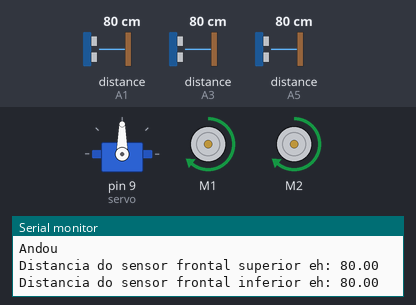
A sketch run on a simulated Arduino Uno, built with avr-gcc and run on an emulated ATmega328P. On the bench: servo, 2 × DC motor (green arrow = forward, orange = backward, longer = faster), the last lines printed to the serial monitor. Inputs (shaded band) come from the test bench; at power-on: distance to the obstacle (sensors on A3, A5, A1) 80 cm. The echo pulse lasts 58.3 µs per cm.

Above: at 1.4 s.
1.5 s: distance to the obstacle (sensor on A3) set to 2 cm
At 2.5 s:
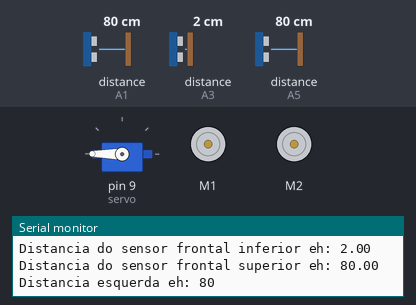
4.8 s: distance to the obstacle (sensor on A5) set to 2 cm
At 6.7 s:
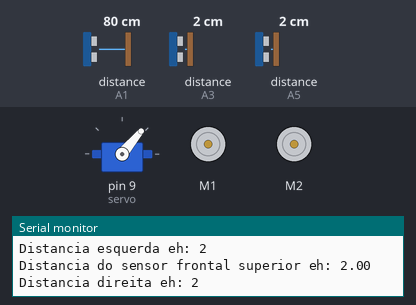
8.1 s: distance to the obstacle (sensor on A5) set to 250 cm
10.0 s: distance to the obstacle (sensor on A3) set to 35 cm
At 11.1 s:
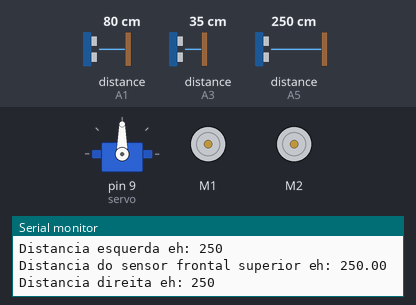
Timing chart, 0 to 14.3 s (numbered marks = the images above; inputs shaded):
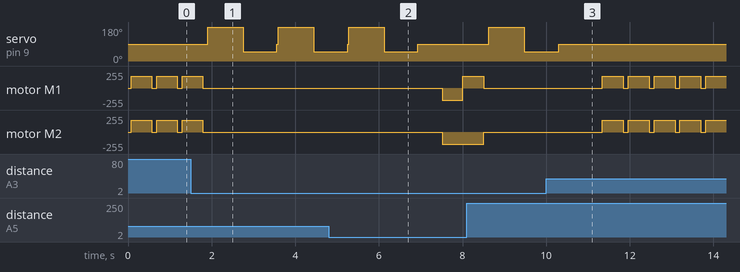

The sketch:

vFinal_1_0.ino
```cpp
//---------------------------------------BIBLIOTECAS---------------------------------------

#include <AFMotor.h>
#include <Servo.h>
#include <Ultrasonic.h>

//-----------------------------------------SENSOR------------------------------------------

#define DISTANCIA_COLISAO 25                                    //Distancia para o carrinho parar ao ver um objeto é 25cm

#define TRIG_PINBACK A0
#define ECHO_PINBACK A1
Ultrasonic sensorTraseiro(TRIG_PINBACK, ECHO_PINBACK);          //Seta o sensor traseiro

#define TRIG_PINFRONT A2
#define ECHO_PINFRONT A3
Ultrasonic sensorFrontalInferior(TRIG_PINFRONT, ECHO_PINFRONT); //Seta o sensor frontal inferior

#define TRIG_PIN A4
#define ECHO_PIN A5
Ultrasonic sensorFrontalSuperior(TRIG_PIN, ECHO_PIN);           //Seta o sensor frontal superior
Servo servo;

int TESTE = 1;


//----------------------------------------MOTOR--------------------------------------------


AF_DCMotor motorEsquerdo(1);  //Cria motor 1
AF_DCMotor motorDireito(2);   //Cria motor 2

//-----------------------------------------------------------------------------------------
//----------------------------------------SETUP--------------------------------------------
//-----------------------------------------------------------------------------------------

void setup(){
        Serial.begin(9600);
  	Serial.println("Iniciando");
	servo.attach(9);
	Serial.println("Servo 'setado' com sucesso");
        servo.write(90); //Com o servo no meio dizemos que aquela posicao eh a central, 90 (Em estudo ainda)
        motorEsquerdo.setSpeed(180); // Para essa velocidade de 180  necessario 0,5seg de delay para o carrinho girar 90 graus
        motorDireito.setSpeed(180); // Para essa velocidade de 180  necessario 0,5seg de delay para o carrinho girar 90 graus
        //servo.write(180);  faz o servo virar para a esquerda
        //servo.write(90);   faz o servo centralizar
        //servo.write(45);   faz o servo virar pra direita


}

//-----------------------------------------------------------------------------------------
//----------------------------------------LOOP---------------------------------------------
//-----------------------------------------------------------------------------------------

void loop(){
    avaliarDistanciaFrontal();
}

//-----------------------------------------------------------------------------------------
//---------------------------------------FUNCOES-------------------------------------------
//-----------------------------------------------------------------------------------------

void avaliarDistanciaFrontal(){      //Avaliar distancia sensor frontal superior e inferior
	int distanciaFrontalSuperior = leSensorFrontalSuperior();
	int distanciaFrontalInferior = leSensorFrontalInferior();

	if((distanciaFrontalSuperior <= DISTANCIA_COLISAO) || (distanciaFrontalInferior <= DISTANCIA_COLISAO)){
                //casos();
		casosTeste();
        }


	if((distanciaFrontalSuperior >= DISTANCIA_COLISAO) && (distanciaFrontalInferior >= DISTANCIA_COLISAO)){
		andar();
		TESTE = 1;
	}
}

void avaliarDistanciaTraseira(){     //Avaliar distancia sensor traseiro
	int distanciaTraseira = leSensorTraseiro();

	if(distanciaTraseira <= DISTANCIA_COLISAO)
		parar();
	else
		re();

	TESTE = 1;
	casos();
}

//---------------------------------------LEITURAS------------------------------------------

int leSensorFrontalSuperior(){                     //Le distancia sensor frontal superior
  	float cm = sensorFrontalSuperior.Ranging(CM);
  	Serial.print("Distancia do sensor frontal superior eh: ");
  	Serial.print(cm);
  	Serial.println("");
  	return cm;
}

int leSensorFrontalInferior(){                     //Le distancia sensor frontal inferior
  	float cm = sensorFrontalInferior.Ranging(CM);
  	Serial.print("Distancia do sensor frontal inferior eh: ");
  	Serial.print(cm);
  	Serial.println("");
  	return cm;
}

int leSensorTraseiro(){                            //Le distancia sensor traseiro
	float cm = sensorTraseiro.Ranging(CM);
	Serial.print("Distancia do sensor traseiro eh: ");
	Serial.print(cm);
	Serial.println("");
	return cm;
}

//--------------------------------------MOVIMENTOS-----------------------------------------

void virarDireita(){            //Virar carrinho para direita
    motorEsquerdo.run(FORWARD);
    motorDireito.run(BACKWARD);
    TESTE = 2;
    delay(500);    //-------Avaliar se é o suficiente para virar
    Serial.println("Virou Direita");
}

void virarEsquerda(){           //Virar carrinho para esquerda pelo dobro do tempo, pois esta virado para direita
    motorEsquerdo.run(BACKWARD);
    motorDireito.run(FORWARD);
    TESTE = 0;
    delay(500);    //-------Avaliar se é o suficiente para virar
    Serial.println("Virou Esquerda");
}

void parar(){                   //Para o carrinho
    motorEsquerdo.run(RELEASE);
    motorDireito.run(RELEASE);
    delay(70);
}

void re(){                      //Dar ré no carrinho
    motorEsquerdo.run(BACKWARD);
    motorDireito.run(BACKWARD);
    delay(500);
    Serial.println("Parou");
}

void andar(){                   //Mover o carrinho pra frente
    motorEsquerdo.run(FORWARD);
    motorDireito.run(FORWARD);
    delay(500);
    parar();                   // parar foi botado aqui para testes e assim no bater, dando tempo para a verificacao frontal
    Serial.println("Andou");
}

int verificaEsquerdaServo(){
   servo.write(185);
   int cme = leSensorFrontalSuperior();
   //delay(750);
   //servo.write(90);
   delay(500);
   Serial.print("Distancia esquerda eh: ");
   Serial.println (cme);
   delay(300);
   return cme;
}

int verificaDireitaServo(){
   servo.write(50);
   int cmd = leSensorFrontalSuperior();
   //delay(750);
   //servo.write(90);
   delay(500);
   Serial.print("Distancia direita eh: ");
   Serial.println (cmd);
   delay(300);
   return cmd;
}

//---------------------------------------CONDICIONAL--------------------------------------------------

void casos(){                      //Decide o que será feito quando o carrinho achar um obstaculo

	if(TESTE == 1){                //Vira a direita e avalia se pode andar
		parar();
                virarDireita();
		avaliarDistanciaFrontal();
	}

	if(TESTE == 2){            //Vira a esquerda e avalia se pode andar
                parar();
		virarEsquerda();
                //virarEsquerda();
		avaliarDistanciaFrontal();
	}

	if(TESTE != 2 && TESTE != 1){                     //Da ré para depois virar e avaliar denovo
		virarDireita();
		avaliarDistanciaTraseira();
	}
}

//--------------------------------CONDICIONAL TESTE!!!!! -----------------------------

void casosTeste(){                      //Decide o que será feito quando o carrinho achar um obstaculo
        int distanciaEsquerda = verificaEsquerdaServo();
        int distanciaDireita = verificaDireitaServo();
        servo.write(90);            // No final do procedimento o servo estara para direita, por isso a necessitade desse comando
        //int distanciaSuperiorCentro = leSensorFrontalSuperior();
        if (distanciaEsquerda <= DISTANCIA_COLISAO && distanciaDireita >= DISTANCIA_COLISAO){ // Caso nao tenha espaco para virar a esquerda e sim para direita
          parar();
          delay(500);
          virarDireita();
          parar();
          avaliarDistanciaFrontal();
          delay(1000);
        }
        if (distanciaEsquerda <= DISTANCIA_COLISAO && distanciaDireita <= DISTANCIA_COLISAO){ // caso nao tenha espaco para nenhum lado ele vai dar a re para assim virar
          parar();
          delay(500);
          int sensorTraseiro = leSensorTraseiro();
          if(sensorTraseiro >= DISTANCIA_COLISAO){
            re();
            virarDireita();
            parar();
            avaliarDistanciaFrontal();
            delay(1000);
          }
          else{
            parar();
            avaliarDistanciaFrontal();
          }
        }
        if (distanciaDireita <= DISTANCIA_COLISAO && distanciaEsquerda >= DISTANCIA_COLISAO){ //caso tenha nao tenha espaco para virar pra direta e sim para esquerda
          parar();
          delay(500);
          virarEsquerda();
          avaliarDistanciaFrontal();
          delay(1000);
        }
}
```

Measured:
- after the input at 1.5 s, servo on pin 9 (servo): alternates 180° for 0.87 s and 50° for 0.81 s, starting after 0.40 s; motor M1, motor M2: goes on until 1.8 s, then stays stopped
- after the input at 4.8 s, servo on pin 9 (servo): goes on until 6.9 s, then stays 90°; motor M1: stopped → backward 180/255 after 2.7 s, → forward 180/255 0.50 s later; motor M2: stopped → backward 180/255 after 2.7 s
- after the input at 10.0 s, servo on pin 9 (servo): goes on until 10.3 s, then stays 90°; motor M1, motor M2: alternates forward 180/255 for 0.50 s and stopped for 0.12 s, starting after 1.3 s
- by itself, motor M1, motor M2: alternates forward 180/255 for 0.50 s and stopped for 0.11 s
